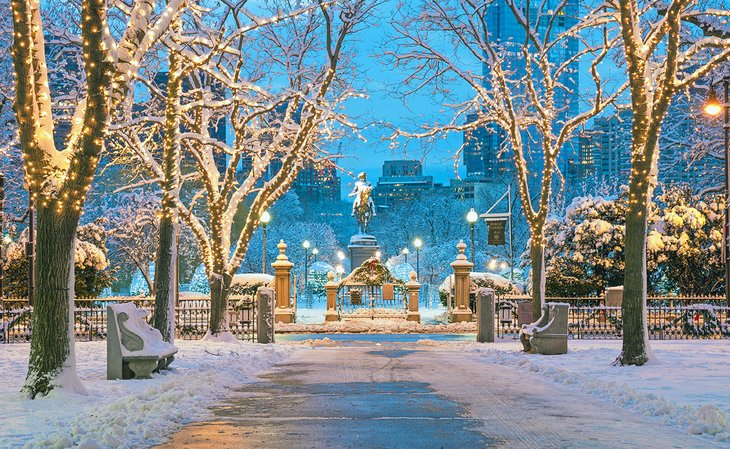
#> input picture images/2.jpg, 730 x 449 px
$ jupyter execute snow.ipynb
#> lines starting #> are read from the running program, lines starting #| are printed output that depends on the picture; after the words box and inside, x2 and y2 are one past the last pixel; in counts of white or black regions, pixels touching at a corner belong together
[cell 1]
import random
import os
import cv2
import imageio

[cell 2]
img = cv2.imread('images/2.jpg')
#> img is the input picture: shape (449, 730, 3); mean B, G, R 143.8, 139.6, 125

row, col, _ = img.shape
#> row = 449; col = 730

[cell 3]
SNOWS_LIST = []

for i in range(700):
    x = random.randint(-500, row)
    y = random.randint(0, col)
    radius = random.randint(2, 3)
    move_right_left = random.randint(-1, 1)
    move_down = random.randint(4, 5)

    snow = [x, y, radius, move_right_left, move_down]

    SNOWS_LIST.append(snow)

counter = 100

for j in range(30):
    img = cv2.imread('images/2.jpg')

    for snows in(SNOWS_LIST):
        cv2.circle(img, (snows[1], snows[0]), snows[2], (255, 255, 255), -1)

        snows[0] += snows[4]
        snows[1] += snows[3]
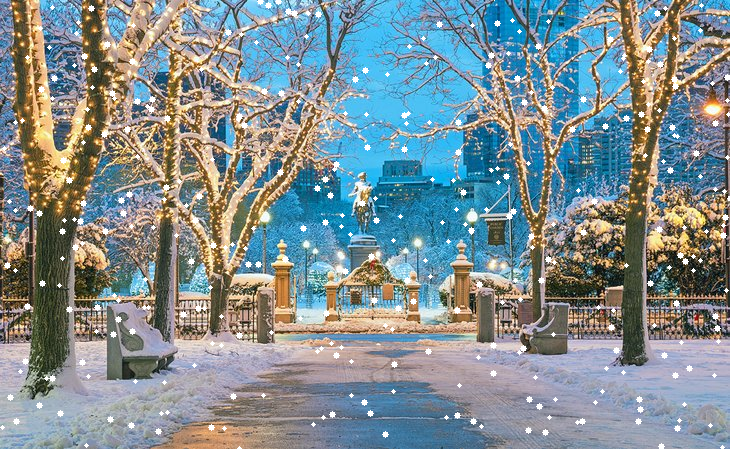
#> img: shape (449, 730, 3); 2.18% of pixels changed, all inside (x1, y1, x2, y2) = (0, 0, 730, 449)

    cv2.imwrite(f'output/snow/{counter}.jpg', img)
    counter += 1

[cell 4]
files = os.listdir('output/snow')
#> files = 30 items, first 6: '100.jpg', '101.jpg', '102.jpg', '103.jpg', '104.jpg', '105.jpg'
images=[]

for i in range (len(files)):
    image=imageio.imread('output/snow/'+files[i])
    images.append(image)

imageio.mimsave('snow.gif',images)
